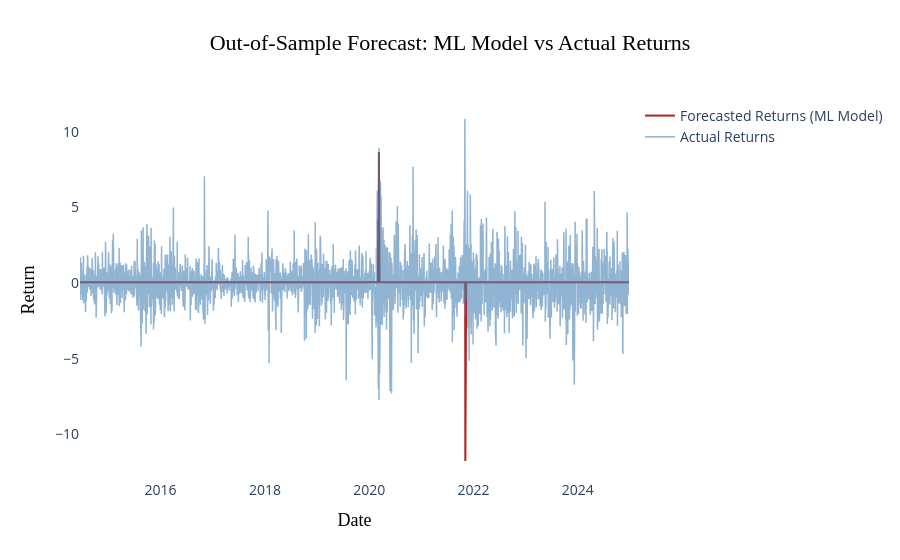

Source (notebook cell):
### Code cell
import plotly.graph_objects as go

# Time index for test set
test_dates = df['ds'].iloc[split_idx:]

# Create interactive plot
fig = go.Figure()

fig.add_trace(go.Scatter(
    x=test_dates,
    y=cond_mean_model_ML_predictions,
    mode='lines',
    name='Forecasted Returns (ML Model)',
    line=dict(color='firebrick', width=2)
))

fig.add_trace(go.Scatter(
    x=test_dates,
    y=y_test.values,
    mode='lines',
    name='Actual Returns',
    line=dict(color='steelblue', width=1.5),
    opacity=0.6
))

fig.update_layout(
    title=dict(
        text='Out-of-Sample Forecast: ML Model vs Actual Returns',
        x=0.5,
        font=dict(size=22, family='Serif', color='black')
    ),
    plot_bgcolor='white',
    paper_bgcolor='white',
    xaxis=dict(
        title='Date',
        title_font=dict(size=18, family='Serif', color='black'),
        tickfont=dict(size=14),
        showgrid=False
    ),
    yaxis=dict(
        title='Return',
        title_font=dict(size=18, family='Serif', color='black'),
        tickfont=dict(size=14),
        showgrid=True
    ),
    legend=dict(
        font=dict(size=14)
    )
)

fig.show()

### Figure 1 — Plotly figure (JSON) as saved in the notebook; plotly's stock layout.template omitted (floating-point values rounded to 4 significant figures; data arrays with more than 128 entries replaced by an {"elided": "..."} marker saying what was removed)
{"data": [{"line": {"color": "firebrick", "width": 2}, "mode": "lines", "name": "Forecasted Returns (ML Model)", "type": "scatter", "x": {"elided": "2740 str values"}, "y": {"elided": "2651 float values"}}, {"line": {"color": "steelblue", "width": 1.5}, "mode": "lines", "name": "Actual Returns", "opacity": 0.6, "type": "scatter", "x": {"elided": "2740 str values"}, "y": {"elided": "2651 float values"}}], "layout": {"legend": {"font": {"size": 14}}, "paper_bgcolor": "white", "plot_bgcolor": "white", "title": {"font": {"color": "black", "family": "Serif", "size": 22}, "text": "Out-of-Sample Forecast: ML Model vs Actual Returns", "x": 0.5}, "xaxis": {"showgrid": false, "tickfont": {"size": 14}, "title": {"font": {"color": "black", "family": "Serif", "size": 18}, "text": "Date"}}, "yaxis": {"showgrid": true, "tickfont": {"size": 14}, "title": {"font": {"color": "black", "family": "Serif", "size": 18}, "text": "Return"}}}}
